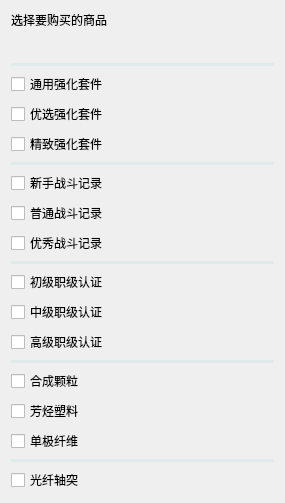
            <widget class="QWidget" name="scrollAreaWidgetContents">
             <property name="geometry">
              <rect>
               <x>0</x>
               <y>0</y>
               <width>285</width>
               <height>503</height>
              </rect>
             </property>
             <layout class="QGridLayout" name="gridLayout">
              <item row="16" column="0">
               <widget class="CheckBox" name="CheckBox_buy_12">
                <property name="sizePolicy">
                 <sizepolicy hsizetype="Minimum" vsizetype="Minimum">
                  <horstretch>0</horstretch>
                  <verstretch>0</verstretch>
                 </sizepolicy>
                </property>
                <property name="minimumSize">
                 <size>
                  <width>29</width>
                  <height>22</height>
                 </size>
                </property>
                <property name="maximumSize">
                 <size>
                  <width>16777215</width>
                  <height>16777215</height>
                 </size>
                </property>
                <property name="text">
                 <string>合成颗粒</string>
                </property>
               </widget>
              </item>
              <item row="12" column="0">
               <widget class="CheckBox" name="CheckBox_buy_9">
                <property name="sizePolicy">
                 <sizepolicy hsizetype="Minimum" vsizetype="Minimum">
                  <horstretch>0</horstretch>
                  <verstretch>0</verstretch>
                 </sizepolicy>
                </property>
                <property name="minimumSize">
                 <size>
                  <width>29</width>
                  <height>22</height>
                 </size>
                </property>
                <property name="maximumSize">
                 <size>
                  <width>16777215</width>
                  <height>16777215</height>
                 </size>
                </property>
                <property name="text">
                 <string>初级职级认证</string>
                </property>
               </widget>
              </item>
              <item row="11" column="0">
               <widget class="Line" name="line_3">
                <property name="sizePolicy">
                 <sizepolicy hsizetype="Minimum" vsizetype="Preferred">
                  <horstretch>0</horstretch>
                  <verstretch>0</verstretch>
                 </sizepolicy>
                </property>
                <property name="autoFillBackground">
                 <bool>false</bool>
                </property>
                <property name="styleSheet">
                 <string notr="true">QFrame
{
	border:none;
	background-color: rgba(0, 159, 170, 15);
	min-height : 3px;
	max-height : 3px;
	border-radius: 3px;
}</string>
                </property>
                <property name="frameShadow">
                 <enum>QFrame::Sunken</enum>
                </property>
                <property name="lineWidth">
                 <number>10</number>
                </property>
                <property name="midLineWidth">
                 <number>0</number>
                </property>
                <property name="orientation">
                 <enum>Qt::Horizontal</enum>
                </property>
               </widget>
              </item>
              <item row="0" column="0">
               <widget class="StrongBodyLabel" name="StrongBodyLabel">
                <property name="text">
                 <string>选择要购买的商品</string>
                </property>
               </widget>
              </item>
              <item row="13" column="0">
               <widget class="CheckBox" name="CheckBox_buy_10">
                <property name="sizePolicy">
                 <sizepolicy hsizetype="Minimum" vsizetype="Minimum">
                  <horstretch>0</horstretch>
                  <verstretch>0</verstretch>
                 </sizepolicy>
                </property>
                <property name="minimumSize">
                 <size>
                  <width>29</width>
                  <height>22</height>
                 </size>
                </property>
                <property name="maximumSize">
                 <size>
                  <width>16777215</width>
                  <height>16777215</height>
                 </size>
                </property>
                <property name="text">
                 <string>中级职级认证</string>
                </property>
               </widget>
              </item>
              <item row="15" column="0">
               <widget class="Line" name="line_4">
                <property name="sizePolicy">
                 <sizepolicy hsizetype="Minimum" vsizetype="Preferred">
                  <horstretch>0</horstretch>
                  <verstretch>0</verstretch>
                 </sizepolicy>
                </property>
                <property name="autoFillBackground">
                 <bool>false</bool>
                </property>
                <property name="styleSheet">
                 <string notr="true">QFrame
{
	border:none;
	background-color: rgba(0, 159, 170, 15);
	min-height : 3px;
	max-height : 3px;
	border-radius: 3px;
}</string>
                </property>
                <property name="frameShadow">
                 <enum>QFrame::Sunken</enum>
                </property>
                <property name="lineWidth">
                 <number>10</number>
                </property>
                <property name="midLineWidth">
                 <number>0</number>
                </property>
                <property name="orientation">
                 <enum>Qt::Horizontal</enum>
                </property>
               </widget>
              </item>
              <item row="20" column="0">
               <widget class="CheckBox" name="CheckBox_buy_15">
                <property name="sizePolicy">
                 <sizepolicy hsizetype="Minimum" vsizetype="Minimum">
                  <horstretch>0</horstretch>
                  <verstretch>0</verstretch>
                 </sizepolicy>
                </property>
                <property name="minimumSize">
                 <size>
                  <width>29</width>
                  <height>22</height>
                 </size>
                </property>
                <property name="maximumSize">
                 <size>
                  <width>16777215</width>
                  <height>16777215</height>
                 </size>
                </property>
                <property name="text">
                 <string>光纤轴突</string>
                </property>
               </widget>
              </item>
              <item row="14" column="0">
               <widget class="CheckBox" name="CheckBox_buy_11">
                <property name="sizePolicy">
                 <sizepolicy hsizetype="Minimum" vsizetype="Minimum">
                  <horstretch>0</horstretch>
                  <verstretch>0</verstretch>
                 </sizepolicy>
                </property>
                <property name="minimumSize">
                 <size>
                  <width>29</width>
                  <height>22</height>
                 </size>
                </property>
                <property name="maximumSize">
                 <size>
                  <width>16777215</width>
                  <height>16777215</height>
                 </size>
                </property>
                <property name="text">
                 <string>高级职级认证</string>
                </property>
               </widget>
              </item>
              <item row="6" column="0">
               <widget class="CheckBox" name="CheckBox_buy_5">
                <property name="sizePolicy">
                 <sizepolicy hsizetype="Minimum" vsizetype="Minimum">
                  <horstretch>0</horstretch>
                  <verstretch>0</verstretch>
                 </sizepolicy>
                </property>
                <property name="minimumSize">
                 <size>
                  <width>29</width>
                  <height>22</height>
                 </size>
                </property>
                <property name="maximumSize">
                 <size>
                  <width>16777215</width>
                  <height>16777215</height>
                 </size>
                </property>
                <property name="text">
                 <string>精致强化套件</string>
                </property>
               </widget>
              </item>
              <item row="4" column="0">
               <widget class="CheckBox" name="CheckBox_buy_3">
                <property name="sizePolicy">
                 <sizepolicy hsizetype="Minimum" vsizetype="Minimum">
                  <horstretch>0</horstretch>
                  <verstretch>0</verstretch>
                 </sizepolicy>
                </property>
                <property name="minimumSize">
                 <size>
                  <width>29</width>
                  <height>22</height>
                 </size>
                </property>
                <property name="maximumSize">
                 <size>
                  <width>16777215</width>
                  <height>16777215</height>
                 </size>
                </property>
                <property name="text">
                 <string>通用强化套件</string>
                </property>
               </widget>
              </item>
              <item row="7" column="0">
               <widget class="Line" name="line_2">
                <property name="sizePolicy">
                 <sizepolicy hsizetype="Minimum" vsizetype="Preferred">
                  <horstretch>0</horstretch>
                  <verstretch>0</verstretch>
                 </sizepolicy>
                </property>
                <property name="autoFillBackground">
                 <bool>false</bool>
                </property>
                <property name="styleSheet">
                 <string notr="true">QFrame
{
	border:none;
	background-color: rgba(0, 159, 170, 15);
	min-height : 3px;
	max-height : 3px;
	border-radius: 3px;
}</string>
                </property>
                <property name="frameShadow">
                 <enum>QFrame::Sunken</enum>
                </property>
                <property name="lineWidth">
                 <number>10</number>
                </property>
                <property name="midLineWidth">
                 <number>0</number>
                </property>
                <property name="orientation">
                 <enum>Qt::Horizontal</enum>
                </property>
               </widget>
              </item>
              <item row="17" column="0">
               <widget class="CheckBox" name="CheckBox_buy_13">
                <property name="sizePolicy">
                 <sizepolicy hsizetype="Minimum" vsizetype="Minimum">
                  <horstretch>0</horstretch>
                  <verstretch>0</verstretch>
                 </sizepolicy>
                </property>
                <property name="minimumSize">
                 <size>
                  <width>29</width>
                  <height>22</height>
                 </size>
                </property>
                <property name="maximumSize">
                 <size>
                  <width>16777215</width>
                  <height>16777215</height>
                 </size>
                </property>
                <property name="text">
                 <string>芳烃塑料</string>
                </property>
               </widget>
              </item>
              <item row="19" column="0">
               <widget class="Line" name="line_5">
                <property name="sizePolicy">
                 <sizepolicy hsizetype="Minimum" vsizetype="Preferred">
                  <horstretch>0</horstretch>
                  <verstretch>0</verstretch>
                 </sizepolicy>
                </property>
                <property name="autoFillBackground">
                 <bool>false</bool>
                </property>
                <property name="styleSheet">
                 <string notr="true">QFrame
{
	border:none;
	background-color: rgba(0, 159, 170, 15);
	min-height : 3px;
	max-height : 3px;
	border-radius: 3px;
}</string>
                </property>
                <property name="frameShadow">
                 <enum>QFrame::Sunken</enum>
                </property>
                <property name="lineWidth">
                 <number>10</number>
                </property>
                <property name="midLineWidth">
                 <number>0</number>
                </property>
                <property name="orientation">
                 <enum>Qt::Horizontal</enum>
                </property>
               </widget>
              </item>
              <item row="5" column="0">
               <widget class="CheckBox" name="CheckBox_buy_4">
                <property name="sizePolicy">
                 <sizepolicy hsizetype="Minimum" vsizetype="Minimum">
                  <horstretch>0</horstretch>
                  <verstretch>0</verstretch>
                 </sizepolicy>
                </property>
                <property name="minimumSize">
                 <size>
                  <width>29</width>
                  <height>22</height>
                 </size>
                </property>
                <property name="maximumSize">
                 <size>
                  <width>16777215</width>
                  <height>16777215</height>
                 </size>
                </property>
                <property name="text">
                 <string>优选强化套件</string>
                </property>
               </widget>
              </item>
              <item row="2" column="0">
               <widget class="QWidget" name="widget" native="true"/>
              </item>
              <item row="3" column="0">
               <widget class="Line" name="line">
                <property name="sizePolicy">
                 <sizepolicy hsizetype="Minimum" vsizetype="Preferred">
                  <horstretch>0</horstretch>
                  <verstretch>0</verstretch>
                 </sizepolicy>
                </property>
                <property name="autoFillBackground">
                 <bool>false</bool>
                </property>
                <property name="styleSheet">
                 <string notr="true">QFrame
{
	border:none;
	background-color: rgba(0, 159, 170, 15);
	min-height : 3px;
	max-height : 3px;
	border-radius: 3px;
}</string>
                </property>
                <property name="frameShadow">
                 <enum>QFrame::Sunken</enum>
                </property>
                <property name="lineWidth">
                 <number>10</number>
                </property>
                <property name="midLineWidth">
                 <number>0</number>
                </property>
                <property name="orientation">
                 <enum>Qt::Horizontal</enum>
                </property>
               </widget>
              </item>
              <item row="8" column="0">
               <widget class="CheckBox" name="CheckBox_buy_6">
                <property name="sizePolicy">
                 <sizepolicy hsizetype="Minimum" vsizetype="Minimum">
                  <horstretch>0</horstretch>
                  <verstretch>0</verstretch>
                 </sizepolicy>
                </property>
                <property name="minimumSize">
                 <size>
                  <width>29</width>
                  <height>22</height>
                 </size>
                </property>
                <property name="maximumSize">
                 <size>
                  <width>16777215</width>
                  <height>16777215</height>
                 </size>
                </property>
                <property name="text">
                 <string>新手战斗记录</string>
                </property>
               </widget>
              </item>
              <item row="9" column="0">
               <widget class="CheckBox" name="CheckBox_buy_7">
                <property name="sizePolicy">
                 <sizepolicy hsizetype="Minimum" vsizetype="Minimum">
                  <horstretch>0</horstretch>
                  <verstretch>0</verstretch>
                 </sizepolicy>
                </property>
                <property name="minimumSize">
                 <size>
                  <width>29</width>
                  <height>22</height>
                 </size>
                </property>
                <property name="maximumSize">
                 <size>
                  <width>16777215</width>
                  <height>16777215</height>
                 </size>
                </property>
                <property name="text">
                 <string>普通战斗记录</string>
                </property>
               </widget>
              </item>
              <item row="10" column="0">
               <widget class="CheckBox" name="CheckBox_buy_8">
                <property name="sizePolicy">
                 <sizepolicy hsizetype="Minimum" vsizetype="Minimum">
                  <horstretch>0</horstretch>
                  <verstretch>0</verstretch>
                 </sizepolicy>
                </property>
                <property name="minimumSize">
                 <size>
                  <width>29</width>
                  <height>22</height>
                 </size>
                </property>
                <property name="maximumSize">
                 <size>
                  <width>16777215</width>
                  <height>16777215</height>
                 </size>
                </property>
                <property name="text">
                 <string>优秀战斗记录</string>
                </property>
               </widget>
              </item>
              <item row="18" column="0">
               <widget class="CheckBox" name="CheckBox_buy_14">
                <property name="sizePolicy">
                 <sizepolicy hsizetype="Minimum" vsizetype="Minimum">
                  <horstretch>0</horstretch>
                  <verstretch>0</verstretch>
                 </sizepolicy>
                </property>
                <property name="minimumSize">
                 <size>
                  <width>29</width>
                  <height>22</height>
                 </size>
                </property>
                <property name="maximumSize">
                 <size>
                  <width>16777215</width>
                  <height>16777215</height>
                 </size>
                </property>
                <property name="text">
                 <string>单极纤维</string>
                </property>
               </widget>
              </item>
              <item row="1" column="0">
               <widget class="QWidget" name="widget_2" native="true"/>
              </item>
             </layout>
            </widget>
